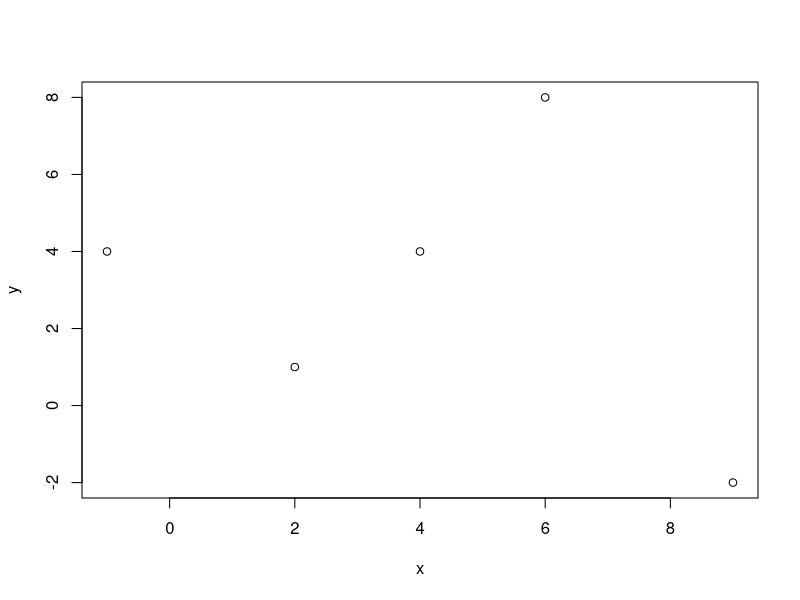
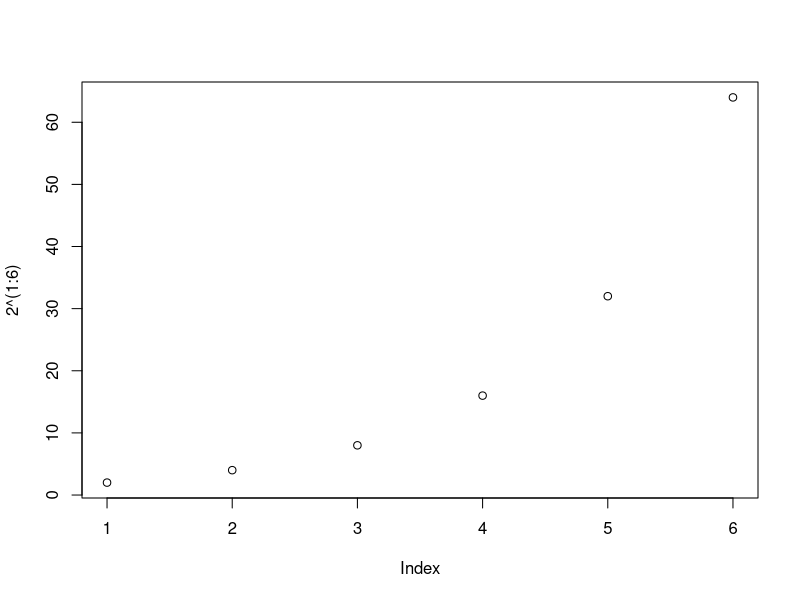
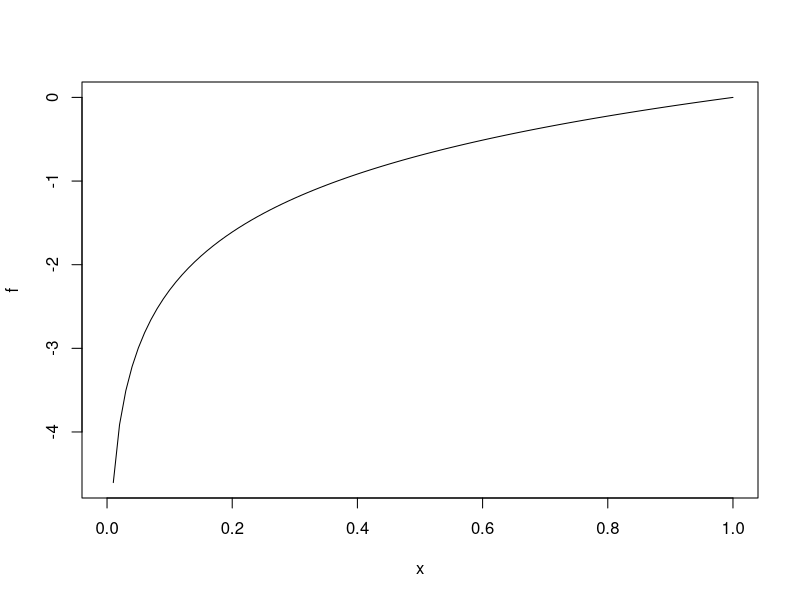
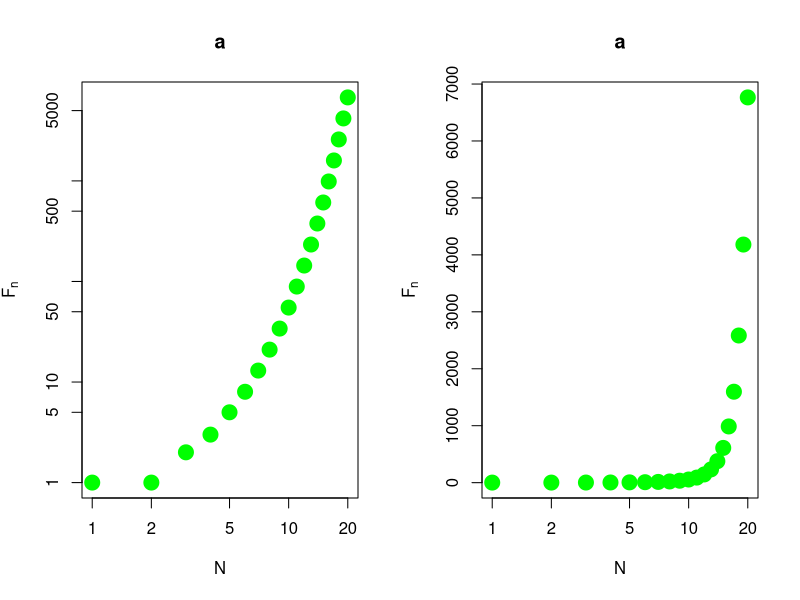
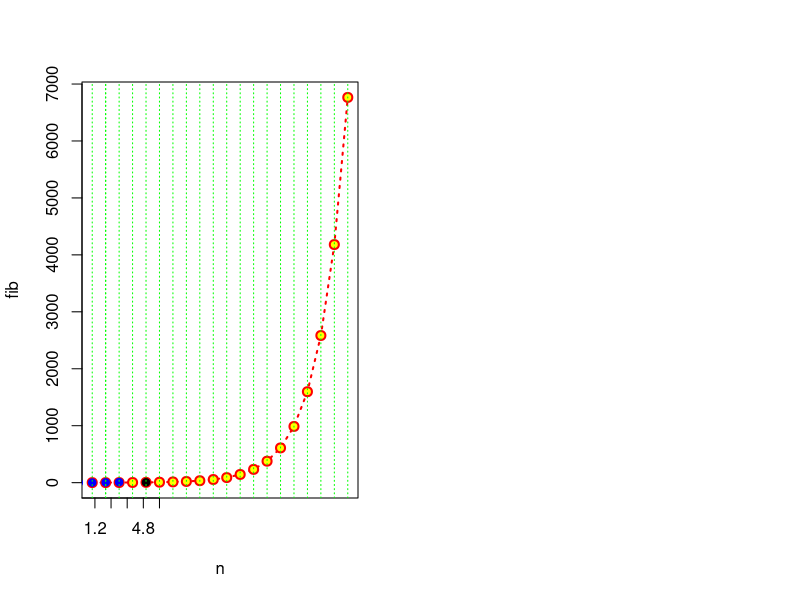

Write the R code that produced these figures, in order.
## ---- chunk 1
knitr::opts_chunk$set(echo = TRUE)
## ---- chunk 2

x = c(2,6,4,9,-1)
y = c(1,8,4,-2,4)
plot(x,y)

## ---- chunk 3

plot(2^(1:6))
## ---- chunk 4
f <- function(x){ log(x)}
plot(f)

## ---- chunk 5
par(mfrow= c(1,2))
n= 1:20

fib = (1/sqrt(5))*((1+sqrt(5))/2)^n - (1/sqrt(5))*((1-sqrt(5))/2)^n

plot(fib,xlab = "N",pch=20, cex=3, col="green" ,ylab =expression(F[n]), main = "a", log="xy")

plot(fib,xlab = "N",pch=20, cex=3, col="green" ,ylab =expression(F[n]), main = "a", log="x")


## ---- chunk 6
n= 1:20
fib = (1/sqrt(5))*((1+sqrt(5))/2)^n - (1/sqrt(5))*((1-sqrt(5))/2)^n
plot(n,fib,pch=21,col="red", bg = "yellow", cex=1.2, type ="o", lwd = 2, lty="dotted", xaxp=c(0,6,5))
points(5,5,pch=19)
points(-3:3,(-3:3)^2, col ="blue",pch=19)
abline(v=2, lty="dotted", col="green")
abline(v=0:20, lty="dotted", col="green")

